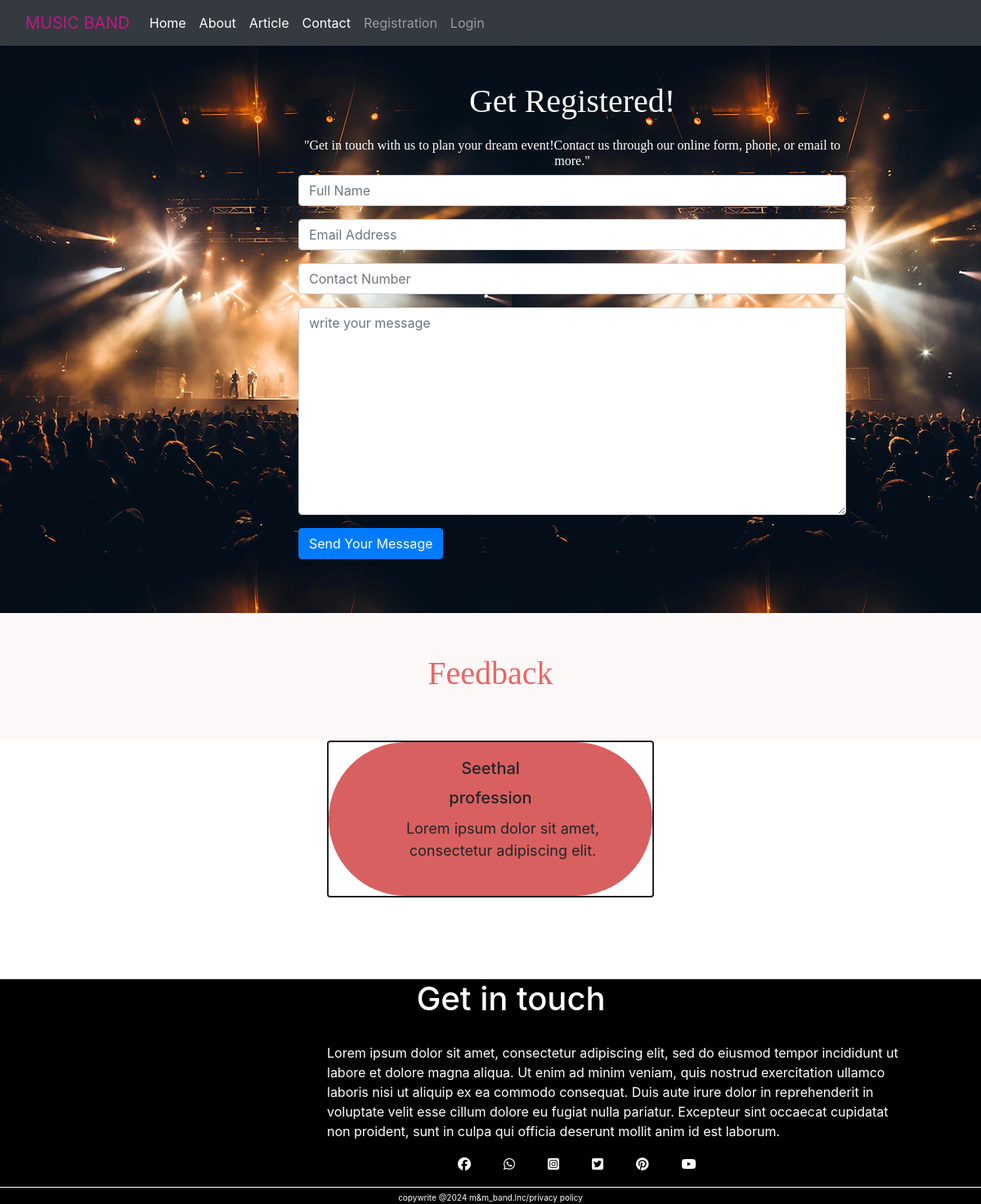
The app's page /contact with its own data.
### show/models.py (models this page shows)
class Testmonial(models.Model):
    image=models.ImageField(upload_to="image",blank=True)
    name=models.CharField(max_length=100,blank=None)
    profession=models.CharField(max_length=80,blank=None)
    message=models.TextField(max_length=150,blank=None)

### show/views.py (the view)
# urls.py: path("contact",views.contact,name="contact"),
def contact(request):
    testmonial=Testmonial.objects.all()
    form=Contactform()
    if request.method=='POST':
        form=Contactform(request.POST)
        if form.is_valid():
            form.save()
            form=Contactform()
            return redirect("contact")
    context={
        "form":form,
        "testmonial":testmonial
    }
    return render(request,"contact.html",context)

### show/forms.py
class Contactform(forms.ModelForm):
    class Meta:
        model=Contact
        fields=['name','email','phone','message']
        widgets={
            'name':TextInput(
                attrs={
                    "type":"text",
                    "class":"form-control",
                    "placeholder":"Full Name"
                }
            ),
            'email':TextInput(
                attrs={
                    "type":"text",
                    "class":"form-control",
                    "placeholder":"Email Address"
                }
            ),
            'phone':TextInput(
                attrs={
                    "type":"text",
                    "class":"form-control",
                    "placeholder":"Contact Number"
                }
            ),
            'message':Textarea(
                attrs={
                    "type":"text",
                    "class":"form-control",
                    "placeholder":"write your message"
                }
            )
        }

### show/templates/contact.html (shortened to what this page needs)
{% extends "theme.html" %}
{% block content %}
{% load static %}
<div class="contact" style=" background-image: url({% static 'image/image/band2.jpg' %});">
<div class="container" style="width: 700px; height: 700px; margin-top: 50px;margin-left: 350px;">
  <div class="contact1" style="text-align: center; padding-top: 50px; color: white;">
    <h1 style="font-family: Lobster, cursive;" class="slide-down">Get Registered!</h1>
    <h6 style="font-family: cursive; margin-top: 20px;" class="slide-down">"Get in touch with us to plan your dream event!Contact us through our online form, phone, or email to more."</h6>
</div>
<form action="" method="post">
        <div class="mb-3">
          {{form.name}}
          </div>
          <div class="mb-3">
           {{form.email}}
          </div>
          <div class="mb-3">
          {{form.phone}}
          </div>
          <div class="mb-3">
          {{form.message}}
          </div>
        <button type="submit" class="btn btn-primary">Send Your Message</button>
      </form>
</div>
<div class="testmonial" style="background-color: rgb(253, 248, 248);">
  <h1 style="font-family: cursive ; color: rgb(236, 101, 101); text-align: center; padding-top: 50px;" class="slide-down">Feedback</h1>
      <div class="swiper mySwiper" style="padding-top: 50px;">
        <div class="swiper-wrapper">
          {% for a in testmonial %}
          <div class="swiper-slide">
            <div class="card" style="width: 25rem;height: 12rem; border: 2px solid;">
              <div class="card-body" style="background-color: rgb(216, 96, 96); border-radius: 270px;">
                <h5 class="card-title" style="text-align: center;">{{a.name}}</h5>
                <h5 class="card-title">{{a.profession}}</h5>
                <p class="card-text" style="margin-left: 30px;">{{a.message}}</p>
              </div>
            </div>
          </div>
          {% endfor %}
        </div>
      </div>
      </div>
    </div>
{% endblock %}

### show/static/style.css (style rules this page uses)
.swiper { width: 100%; height: 100%; }
.swiper-slide { text-align: center; font-size: 18px; background: #fff; display: flex; justify-content: center; align-items: center; }
.slide-down { animation: slideDown 2s ease-out forwards; }

### records on screen
Testmonial: name "Seethal", profession "profession", message "Lorem ipsum dolor sit amet, consectetur adipiscing elit."
